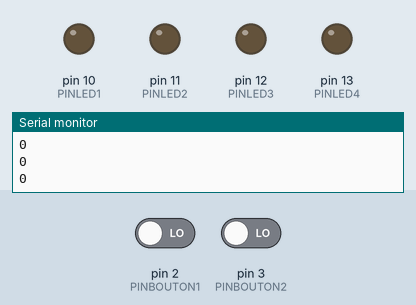
A sketch run on a simulated Arduino Uno, built with avr-gcc and run on an emulated ATmega328P. On the bench: output pins drawn as LEDs (lit = HIGH), the last lines printed to the serial monitor. Inputs (shaded band) come from the test bench; at power-on: pin 2 (PINBOUTON1) LOW, pin 3 (PINBOUTON2) LOW.

Above: at 1.2 s.
1.3 s: pin 2 (PINBOUTON1) driven HIGH
At 2.0 s:
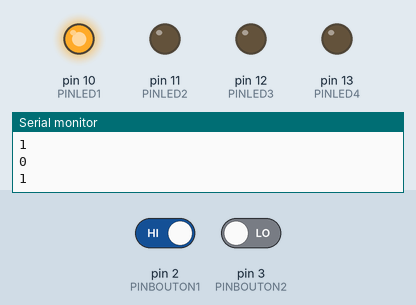
2.9 s: pin 2 (PINBOUTON1) driven LOW
At 4.5 s:
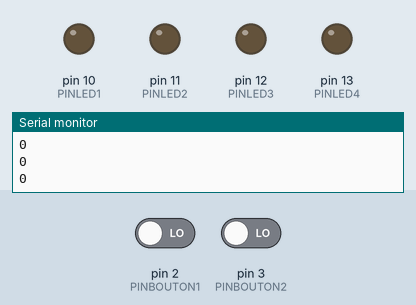
Timing chart, 0 to 6.0 s (numbered marks = the images above; inputs shaded):
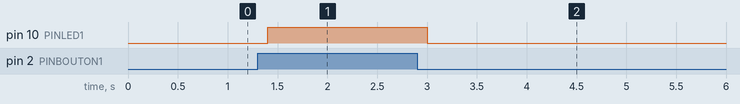

Measured:
- after the input at 1.3 s, pin 10 (PINLED1): LOW → HIGH after 0.10 s
- after the input at 2.9 s, pin 10 (PINLED1): HIGH → LOW after 0.10 s

The sketch:

_2boutons4ledjul_ino.ino
```cpp
/////////////////////////////
// ********TUTO******** //
/////////////////////////////
int const PINLED1=10;
int const PINLED2=11;
int const PINLED3=12;
int const PINLED4=13;
int const PINBOUTON1=2;
int const PINBOUTON2=3;

#define PINLED1 10
#define PINLED2 11
#define PINLED3 12
#define PINLED4 13
#define PINBOUTON1 2
#define PINBOUTON2 3

int BaudCOM1        = 9600;               // Vitesse de communication serie : 9600, etc, 19200, 57600, 19200, 115200.

void setup()
{

	pinMode(PINLED1,OUTPUT);
	pinMode(PINLED2,OUTPUT);
	pinMode(PINLED3,OUTPUT);
	pinMode(PINLED4,OUTPUT);
	pinMode(PINBOUTON1,INPUT);
	pinMode(PINBOUTON2,INPUT);
// 		---		DEBUG	---		//
	Serial.begin(BaudCOM1);						// Initialise la vitesse de connexion série.
	Serial.println(" TEST ...");
	Serial.println(" Setup");
// 		---		DEBUG	---		//

	int etatled=0;
	bool etatbp1=false;
	bool etatbp2=false;

}
void loop(){

	bool etatbp1=readetatbp1();
	bool etatbp2=readetatbp2();
	int etatled=condition(etatbp1,etatbp2,etatled);
	affichage(etatled);
	delay(200); // pour le coup, juste pour avoir le temps de lire les messages Series
}
bool readetatbp1()			// fonction: retourne l'etat du bouton
{
	bool etatbp1=digitalRead(PINBOUTON1);
	// 		---		DEBUG	---		//
	Serial.println(etatbp1);
	// 		---		DEBUG	---		//
	return etatbp1;
}
bool readetatbp2()			// fonction: retourne l'etat du bouton
{
	bool etatbp2=digitalRead(PINBOUTON2);
	// 		---		DEBUG	---		//
	Serial.println(etatbp2);
	// 		---		DEBUG	---		//
	return etatbp2;
}
int condition(bool etatbp1,bool etatbp2,int etatled)		// fonction: retourne une valeur (+/-) pour la led en fonction du bouton en parametre
{
	if (etatbp1==HIGH)
	{
		etatled=etatled+1;
	}
	else if (etatbp2==HIGH)
	{
		etatled=etatled-1;
	}
	else if (etatled>=5)
	{
		etatled=0;
	}
	// 		---		DEBUG	---		//
	Serial.println(etatled);
	// 		---		DEBUG	---		//
	return etatled;
}
void affichage(int etatled)			// fonction: Change l'etat des leds en fonction d'un decimal en entrée
{
  if (etatled==0)
	{
		digitalWrite(PINLED1,LOW);
		digitalWrite(PINLED2,LOW);
		digitalWrite(PINLED3,LOW);
		digitalWrite(PINLED4,LOW);
	}
	if (etatled==1)
	{
		digitalWrite(PINLED1,HIGH);
		digitalWrite(PINLED2,LOW);
		digitalWrite(PINLED3,LOW);
		digitalWrite(PINLED4,LOW);
	}
	if (etatled==2)
	{
		digitalWrite(PINLED1,HIGH);
		digitalWrite(PINLED2,HIGH);
		digitalWrite(PINLED3,LOW);
		digitalWrite(PINLED4,LOW);
	}
	if (etatled==3)
	{
		digitalWrite(PINLED1,HIGH);
		digitalWrite(PINLED2,HIGH);
		digitalWrite(PINLED3,HIGH);
		digitalWrite(PINLED4,LOW);
	}
	if (etatled==4)
	{
		digitalWrite(PINLED4,HIGH);
		digitalWrite(PINLED1,HIGH);
		digitalWrite(PINLED2,HIGH);
		digitalWrite(PINLED3,HIGH);
	}

}
```
